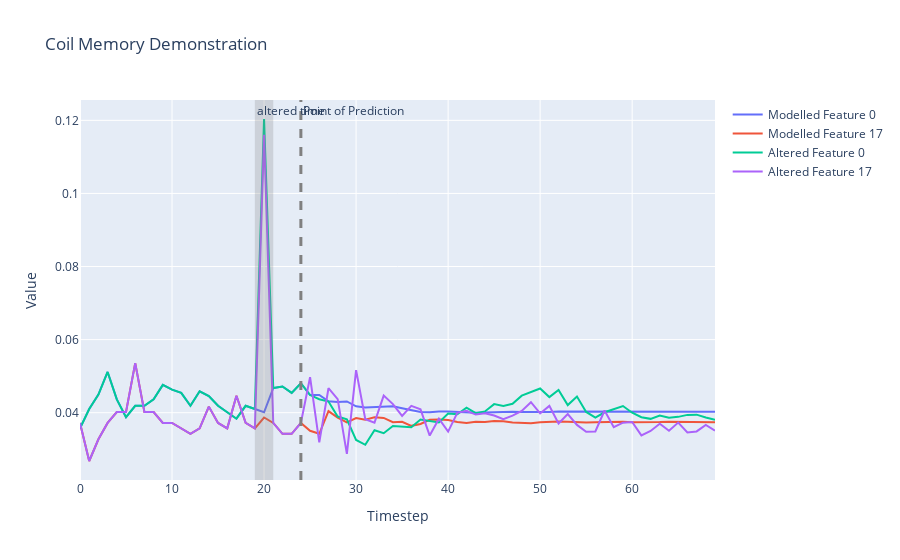

Notebook source saved alongside this figure:
### Markdown cell above
## Coil Memory Demonstration

### Code cell
import matplotlib.pyplot as plt

states = []
# Select the batch we want to make predictions for
batch = 8

# After what step do we want the coil to start making its own predictions?
prediction_step = 24

# What features do we want to plot?
feature_sel = [0,17]

# Grab starting state tensor
state_tensor = batch_X[:,0,:]

# How many steps do we want to run the coil overall?
max_steps = 70

# Which timestamp do we want to force modify?
step_modify = 20

states.append(state_tensor[batch,feature_sel])
batch_size = batch_X.shape[0]
transition_tensor = torch.softmax(torch.zeros(batch_size, n_features, n_features), dim = 1).to("cuda")
for step_state in range(1,max_steps):
    state_tensor, transition_tensor = model.step_coil(state_tensor, transition_tensor)
    if step_state <= prediction_step:
        state_tensor = batch_X[:,step_state,:]
    states.append(state_tensor[batch,feature_sel])
    

# Get observed data to CPU and plot
data = [row.to('cpu').detach().numpy() for row in states]
# Transpose the data to get 5 traces
traces = list(zip(*data))

# Create the figure and add traces
fig = go.Figure()

# Plotting
for i, trace in enumerate(traces):
    model_trace = go.Scatter(y=trace, mode='lines', name=f'Modelled Feature {feature_sel[i]}')
    fig.add_trace(model_trace)
    
# Try with changing one X in memory
states = []
state_tensor = batch_X[:,0,:]
states.append(state_tensor[batch,feature_sel])
batch_size = batch_X.shape[0]
transition_tensor = torch.softmax(torch.zeros(batch_size, n_features, n_features), dim = 1).to("cuda")
for step_state in range(1,max_steps):
    state_tensor, transition_tensor = model.step_coil(state_tensor, transition_tensor)
    if step_state <= prediction_step:
        state_tensor = batch_X[:,step_state,:]
        
    # change a single state in memory:
    if step_state == step_modify:
        state_tensor = batch_X[:,step_state,:] * 3
    states.append(state_tensor[batch,feature_sel])


# Get observed data to CPU and plot
data = [row.to('cpu').detach().numpy() for row in states]
# Transpose the data to get 5 traces
traces = list(zip(*data))

# Plotting
for i, trace in enumerate(traces):
    obs_trace = go.Scatter(y=trace, mode='lines', name=f'Altered Feature {feature_sel[i]}')
    fig.add_trace(obs_trace)
    
# Add Line highlighting when the coil becomes responsible for its own predictions
fig.add_vline(x=prediction_step, line_width=3, line_dash="dash", line_color="grey", annotation_text='Point of Prediction')    

# Add title and labels
fig.update_layout(title=f'Coil Memory Demonstration',
                    xaxis_title='Timestep',
                    yaxis_title='Value')


fig.add_vrect(x0=step_modify-1, x1=step_modify+1, 
              annotation_text="altered time", annotation_position="top left",
              fillcolor="grey", opacity=0.25, line_width=0)

# Show the figure
fig.show()

### Figure 1 — Plotly figure (JSON) as saved in the notebook; plotly's stock layout.template omitted (floating-point values rounded to 4 significant figures)
{"data": [{"mode": "lines", "name": "Modelled Feature 0", "type": "scatter", "y": [0.03571, 0.04101, 0.04497, 0.05115, 0.04365, 0.0388, 0.04189, 0.04189, 0.04365, 0.04762, 0.0463, 0.04541, 0.04189, 0.04586, 0.04453, 0.04189, 0.04012, 0.03836, 0.04189, 0.04101, 0.04012, 0.04674, 0.04718, 0.04541, 0.04806, 0.04482, 0.04487, 0.04313, 0.04293, 0.04307, 0.04175, 0.04144, 0.04153, 0.04168, 0.04174, 0.04119, 0.04065, 0.04019, 0.04013, 0.04036, 0.04032, 0.04018, 0.04009, 0.03997, 0.04009, 0.0402, 0.04026, 0.04028, 0.04018, 0.04013, 0.04015, 0.04022, 0.0403, 0.0403, 0.04027, 0.04022, 0.0402, 0.04024, 0.04029, 0.04031, 0.04031, 0.04027, 0.04025, 0.04026, 0.04029, 0.04032, 0.04032, 0.04031, 0.04029, 0.04028]}, {"mode": "lines", "name": "Modelled Feature 17", "type": "scatter", "y": [0.0372, 0.02679, 0.03274, 0.0372, 0.04018, 0.04018, 0.05357, 0.04018, 0.04018, 0.0372, 0.0372, 0.03571, 0.03423, 0.03571, 0.04167, 0.0372, 0.03571, 0.04464, 0.0372, 0.03571, 0.03869, 0.0372, 0.03423, 0.03423, 0.0372, 0.03506, 0.03423, 0.04042, 0.03864, 0.03737, 0.03853, 0.03806, 0.03874, 0.03857, 0.03741, 0.0375, 0.03641, 0.03693, 0.03807, 0.03813, 0.038, 0.03744, 0.03715, 0.03754, 0.03745, 0.0377, 0.03764, 0.03731, 0.03724, 0.03713, 0.03736, 0.03757, 0.03758, 0.03753, 0.03735, 0.03729, 0.03738, 0.03745, 0.03754, 0.03751, 0.03741, 0.03736, 0.03735, 0.03743, 0.0375, 0.03751, 0.03747, 0.03741, 0.03739, 0.03742]}, {"mode": "lines", "name": "Altered Feature 0", "type": "scatter", "y": [0.03571, 0.04101, 0.04497, 0.05115, 0.04365, 0.0388, 0.04189, 0.04189, 0.04365, 0.04762, 0.0463, 0.04541, 0.04189, 0.04586, 0.04453, 0.04189, 0.04012, 0.03836, 0.04189, 0.04101, 0.1204, 0.04674, 0.04718, 0.04541, 0.04806, 0.04483, 0.04367, 0.04306, 0.03894, 0.03817, 0.03256, 0.03122, 0.03519, 0.0344, 0.03637, 0.03616, 0.03603, 0.03812, 0.03771, 0.03734, 0.03976, 0.03956, 0.04136, 0.03986, 0.04035, 0.04235, 0.04187, 0.04243, 0.04467, 0.04555, 0.04662, 0.04428, 0.04622, 0.04208, 0.04444, 0.04022, 0.03864, 0.04012, 0.04093, 0.04183, 0.03999, 0.03878, 0.03832, 0.03923, 0.03862, 0.03886, 0.0394, 0.03946, 0.03868, 0.03808]}, {"mode": "lines", "name": "Altered Feature 17", "type": "scatter", "y": [0.0372, 0.02679, 0.03274, 0.0372, 0.04018, 0.04018, 0.05357, 0.04018, 0.04018, 0.0372, 0.0372, 0.03571, 0.03423, 0.03571, 0.04167, 0.0372, 0.03571, 0.04464, 0.0372, 0.03571, 0.1161, 0.0372, 0.03423, 0.03423, 0.0372, 0.04972, 0.03188, 0.0467, 0.04372, 0.02876, 0.05164, 0.03822, 0.0373, 0.04467, 0.04236, 0.03911, 0.04189, 0.04092, 0.03375, 0.03836, 0.03481, 0.03999, 0.04054, 0.03949, 0.03987, 0.03925, 0.03824, 0.03921, 0.04047, 0.04288, 0.03979, 0.04186, 0.03703, 0.03964, 0.03666, 0.03476, 0.03487, 0.0406, 0.03602, 0.03728, 0.03746, 0.03379, 0.035, 0.037, 0.03504, 0.0373, 0.03461, 0.03488, 0.03665, 0.03511]}], "layout": {"annotations": [{"showarrow": false, "text": "Point of Prediction", "x": 24, "xanchor": "left", "xref": "x", "y": 1, "yanchor": "top", "yref": "y domain"}, {"showarrow": false, "text": "altered time", "x": 19, "xanchor": "left", "xref": "x", "y": 1, "yanchor": "top", "yref": "y domain"}], "shapes": [{"line": {"color": "grey", "dash": "dash", "width": 3}, "type": "line", "x0": 24, "x1": 24, "xref": "x", "y0": 0, "y1": 1, "yref": "y domain"}, {"fillcolor": "grey", "line": {"width": 0}, "opacity": 0.25, "type": "rect", "x0": 19, "x1": 21, "xref": "x", "y0": 0, "y1": 1, "yref": "y domain"}], "title": {"text": "Coil Memory Demonstration"}, "xaxis": {"title": {"text": "Timestep"}}, "yaxis": {"title": {"text": "Value"}}}}
